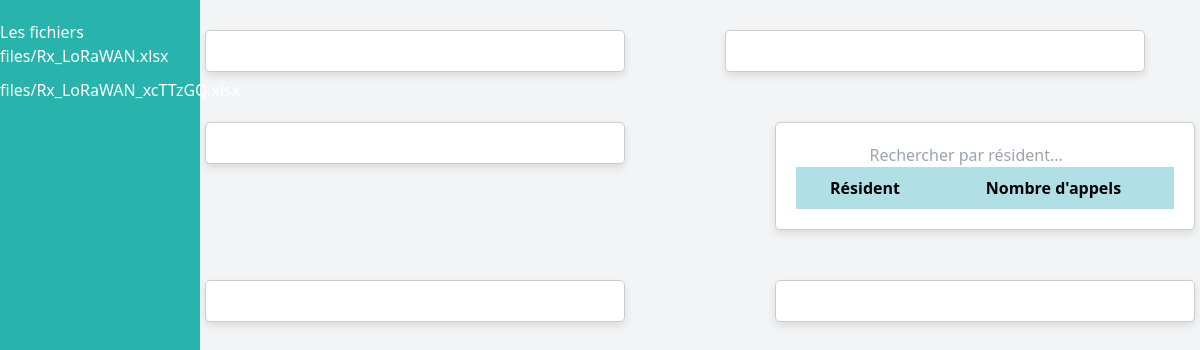
Page /dashboard/ on the earlier database version.
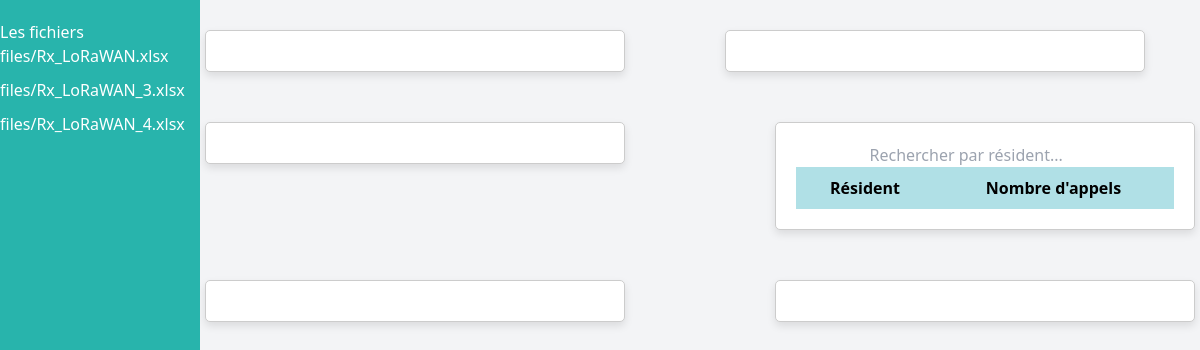
Same page on the later database version.
### monsite/models.py (models this page shows)
class File(models.Model):
    start_date = models.CharField(max_length=50)
    end_date = models.CharField(max_length=50)
    file = models.FileField(upload_to='files/')

### monsite/views.py (the view)
def dash(request):
    files = File.objects.all()
    excel_data = []
    graph_html = ''
    graph_html3 = ''
    graph_calls_period_html = ''
    tableau_dynamique = None
    file_name = request.GET.get('file')
    if file_name:  # Check if file_name is not empty
        df1 = pd.read_excel("media/files/" + str(file_name), skiprows=1)
        excel_data.append(df1)
        for file in files:
            file.file = str(file.file).split('/')[-1] if '/' in str(file.file) else str(file.file).split('\\')[-1]
        combined_df = pd.concat(excel_data, ignore_index=True)
        combined_df['Day'] = combined_df['Date'].apply(lambda x: re.search(r'(\d+\s\w+)', x).group(0))
        combined_df['Time'] = combined_df['Date'].apply(lambda x: re.search(r'à\s(\d+:\d+)', x).group(1))
        combined_df['Sex'] = combined_df['Point d\'appel'].apply(extract_sex)
        combined_df['Time_Category'] = combined_df['Time'].apply(categorize_time)
        combined_df['Date'] = pd.to_datetime(combined_df['Date'], format='mixed', errors='coerce')
        calls_per_point_of_call = combined_df['Motif'].value_counts()
        graph_html3 = graphe3(calls_per_point_of_call)
        tableau_dynamique = creer_tableau_dynamique(combined_df)
        print(tableau_dynamique)
        graph_html = plot_calls_per_day_and_time(combined_df)
        graph2_html=plot_time_vs_duration_scatter(combined_df)
        graph_html5=plot_calls_duration_ranges(combined_df)
        graph_html6=plot_calls_per_sex(combined_df)
        return render(request, 'stats.html', {'files': files,'table_data': '', 'graph_html': graph_html, 'graph2_html': graph2_html, 'graph_calls_period_html': graph_calls_period_html,
                                               'graph_html3': graph_html3,'tableau_dynamique':tableau_dynamique,'graph_html5':graph_html5,'graph_html6':graph_html6})
    else:
        return render(request, 'stats.html', {'files': files, 'table_data': [], 'graph_html': '',
                                               'graph_calls_period_html': '','tableau_dynamique':''})

### templates/stats.html (shortened to what this page needs)
<!DOCTYPE html>
<html lang="fr">
<head>
    <link href="https://cdn.jsdelivr.net/npm/tailwindcss@2.2.19/dist/tailwind.min.css" rel="stylesheet">
    {% load static %}
    <link rel="stylesheet" type="text/css" href="{% static 'css/stats.css' %}">
</head>
<body class="bg-gray-100">
    <div class="sidebar">
        <ul class="text-white">
                <p class="files-heading">Les fichiers </p>
                {% for file in files %}
                <li>{{ file.file }}</li>
                {% endfor %}
            </ul>
    </div>
    <div class="flex flex-wrap justify-center">
        <div class="card" style="margin-right: 100px;margin-left:150px;">
        </div>
        <div class="card">
        </div>
        <div class="card"style="margin-right: 150px;margin-left:200px;">
        </div>
             <div class="card" style="overflow-x: auto;text-align: center;">
            <input type="text" id="searchInput" onkeyup="searchTable()" placeholder="Rechercher par résident...">
                <div style="max-height: 200px; overflow-y: auto;">
                    <table border="1" id="residentTable">
                        <thead>
                            <tr>
                                <th>Résident</th>
                                <th>Nombre d'appels</th>
                            </tr>
                        </thead>
                    </table>
                </div>
            </div>
        <div class="card" style="margin-right: 150px;margin-left:200px;">
        </div>
        <div class="card">
        </div>
    </div>
</body>
</html>

### static/css/stats.css (style rules this page uses)
.sidebar { background-color: #28B4AC; width: 200px; height: 100%; position: fixed; left: 0; top: 0; padding-top: 20px; }
.sidebar ul { list-style-type: none; padding-left: 0; }
.sidebar li { margin-bottom: 10px; }
.card { width: 35%; height:100%; margin-top: 30px; margin-bottom: 20px; padding:10%; background-color: #E9E6E6; border-radius: 8px; box-shadow: 0 4px 6px rgba(0, 0, 0, 0.1); }

### templates/stats.html (style rules this page uses)
.sidebar { background-color: #28B4AC; width: 200px; height: 100%; position: fixed; left: 0; top: 0; padding-top: 20px; }
.sidebar ul { list-style-type: none; padding-left: 0; }
.sidebar li { margin-bottom: 10px; }
.card { border: 1px solid #ccc; border-radius: 5px; padding: 20px; background-color: #fff; box-shadow: 0 4px 8px rgba(0, 0, 0, 0.1); margin-bottom: 20px; }
table { border-collapse: collapse; width: 100%; }
th, td { border: 1px solid #B0E0E6; padding: 8px; text-align: center; }
th { background-color: #B0E0E6; }

Differences in the rows shown:
removed File: file "files/Rx_LoRaWAN_xcTTzGQ.xlsx"
added File: file "files/Rx_LoRaWAN_3.xlsx"
added File: file "files/Rx_LoRaWAN_4.xlsx"
